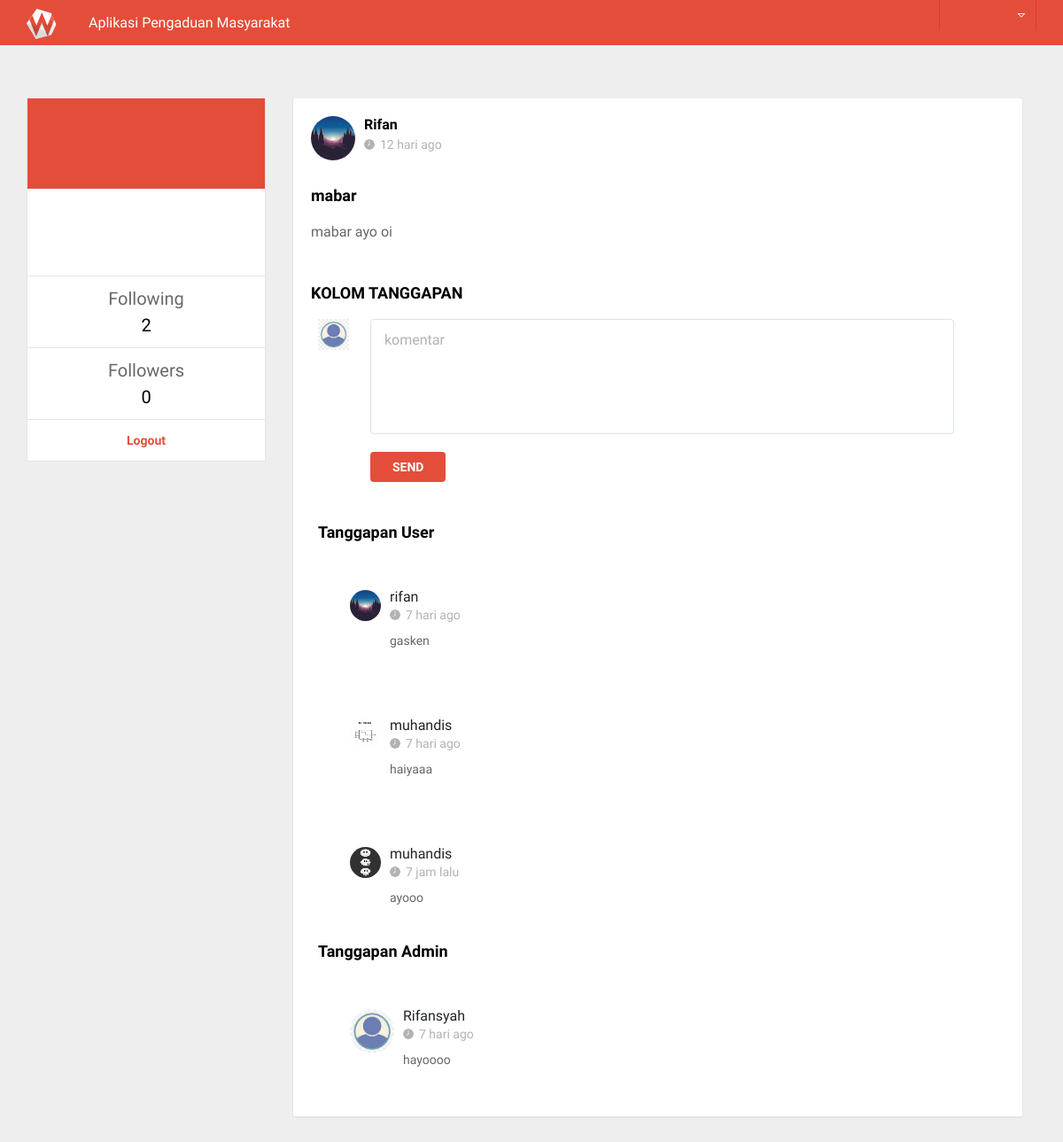
Page /tanggapan.php?id=24 on the committed database.
### tables this page shows
CREATE TABLE `tb_pengaduan` (
  `id_pengaduan` int(11) NOT NULL,
  `id_user` int(11) NOT NULL,
  `judul_pengaduan` text NOT NULL,
  `isi_pengaduan` varchar(50) NOT NULL,
  `gambar_pengaduan` varchar(255) NOT NULL,
  `tgl_pengaduan` datetime NOT NULL
);

CREATE TABLE `tb_user` (
  `id_user` int(11) NOT NULL,
  `kode` varchar(40) NOT NULL,
  `nama_user` varchar(50) NOT NULL,
  `pekerjaan` varchar(50) NOT NULL,
  `email` varchar(30) NOT NULL,
  `no_hp` varchar(30) NOT NULL,
  `foto` varchar(50) NOT NULL
);

CREATE TABLE `tb_tanggapan_user` (
  `id_tanggapan_user` int(11) NOT NULL,
  `id_user` int(11) NOT NULL,
  `id_pengaduan` int(11) NOT NULL,
  `isi_tanggapan_user` text NOT NULL,
  `tgl_tanggapan_user` timestamp NOT NULL DEFAULT current_timestamp() ON UPDATE current_timestamp()
);

CREATE TABLE `tb_tanggapan` (
  `id_tanggapan` int(11) NOT NULL,
  `id_admin` int(11) NOT NULL,
  `id_pengaduan` int(11) NOT NULL,
  `isi_tanggapan` text NOT NULL,
  `tgl_tanggapan` datetime NOT NULL DEFAULT current_timestamp()
);

### public/time.php (called while the page is built)
<?php
function TimeAgo ($oldTime, $date) {
$tz = 'Asia/Jakarta';
$dt = new DateTime("now", new DateTimeZone($tz));
$date = $dt->format('Y-m-d G:i:s');
$timeCalc = strtotime($date) - strtotime($oldTime);
if ($timeCalc >= (60*60*24*30*12*2)){
	$timeCalc = intval($timeCalc/60/60/24/30/12) . " tahun lalu";
	}else if ($timeCalc >= (60*60*24*30*12)){
		$timeCalc = intval($timeCalc/60/60/24/30/12) . " tahun lalu";
	}else if ($timeCalc >= (60*60*24*30*2)){
		$timeCalc = intval($timeCalc/60/60/24/30) . " bulan lalu";
	}else if ($timeCalc >= (60*60*24*30)){
		$timeCalc = intval($timeCalc/60/60/24/30) . " bulan ago";
	}else if ($timeCalc >= (60*60*24*2)){
		$timeCalc = intval($timeCalc/60/60/24) . " hari ago";
	}else if ($timeCalc >= (60*60*24)){
		$timeCalc = " Yesterday";
	}else if ($timeCalc >= (60*60*2)){
		$timeCalc = intval($timeCalc/60/60) . " jam lalu";
	}else if ($timeCalc >= (60*60)){
		$timeCalc = intval($timeCalc/60/60) . " jam lalu";
	}else if ($timeCalc >= 60*2){
		$timeCalc = intval($timeCalc/60) . " menit lalu";
	}else if ($timeCalc >= 60){
		$timeCalc = intval($timeCalc/60) . " menit lalu";
	}else if ($timeCalc > 5){
		$timeCalc .= " detik lalu";
	}else if ($timeCalc < 1){
		$timeCalc .= " Just Now";
	}
return $timeCalc;
}
?>

### public/tanggapan.php (the view, shortened to what this page needs)
<?php @session_start();
 include "header.php"; ?>
<main>
<div class="main-section">
<div class="container">
<div class="main-section-data">
<div class="row">
<div class="col-lg-3 col-md-4 pd-left-none no-pd">
	<div class="main-left-sidebar no-margin">
		<div class="user-data full-width">
            <?php include "sidebar.php"; ?>
        </div>
	</div>
</div>
<div class="col-lg-9 col-md-8 no-pd">
    <div class="main-ws-sec">
    <?php include "time.php";  ?>
    <?php
        $id = $_GET["id"];
			$a = $koneksi->query("SELECT tb_pengaduan.tgl_pengaduan,
				tb_pengaduan.judul_pengaduan,tb_pengaduan.isi_pengaduan,tb_pengaduan.id_pengaduan,tb_pengaduan.gambar_pengaduan,
				tb_pengaduan.id_user,tb_user.nama_user,tb_user.foto
				FROM(tb_pengaduan LEFT JOIN tb_user ON tb_pengaduan.id_user=
					tb_user.id_user) WHERE id_pengaduan = $id
				");
				$ta = $a->fetch_array();
			?>
    <div class="post-bar">
			<div class="post_topbar">
				<div class="usy-dt">
						<?php
							if ($ta["foto"] != "") {
								 echo "<img src='foto/".$ta["foto"]."' width='50' height='50'/>";
							} else {
								echo "<img src='../img/avatar.png' width='50' height='50'/>";
							}
						?>
						<div class="usy-name">
							<h3>
								<?php
									echo $ta["nama_user"];
								?>
							</h3>
							<span><img src="images/clock.png" alt="">
								<?php
								$date = $ta["tgl_pengaduan"];
								echo TimeAgo($date, date("Y-m-d H:i:s"));
								 ?>
						</span>
						</div>
					</div>
                </div>
				<div class="job_descp mt-3">
					<h3><?php echo $ta["judul_pengaduan"]; ?></h3>
					<p class="mb-5"><?php echo $ta["isi_pengaduan"] ?></p>
                    <div class="post-comment">
                        <h3>KOLOM TANGGAPAN</h3>
                        <div class="ml-2">
                            <?php
                            if(@$_SESSION["user"]){
                            if ($ta["foto"] != "") {
                                echo "<img src='foto/".$tampil["foto"]."' width='35' height='35'/>";
							}
                        }else{
                            echo "<img src='../img/avatar.png' width='35' height='35'/>";
                        }
						?>
                        <div class="post_comment_sec ml-4 mb-5">
                            <form action="" method="POST">
                                <textarea name="komen" placeholder="komentar" ></textarea>
                                <button type="submit" name="submit" value="submit">SEND</button>
                            </form>
						</div>
						<div>
							<h3>Tanggapan User</h3>
						</div>
						<?php
						$a_user = $koneksi->query("SELECT
						tb_tanggapan_user.id_tanggapan_user,
						tb_tanggapan_user.id_user,
						tb_pengaduan.id_pengaduan,
						tb_user.nama_user,
						tb_user.foto,
						tb_user.kode,
						tb_tanggapan_user.isi_tanggapan_user,
						tb_tanggapan_user.tgl_tanggapan_user
					FROM
						(
							tb_tanggapan_user
						LEFT JOIN tb_pengaduan ON tb_tanggapan_user.id_pengaduan = tb_pengaduan.id_pengaduan
						RIGHT JOIN tb_user ON tb_tanggapan_user.id_user = tb_user.id_user
						)
					WHERE
						tb_tanggapan_user.id_pengaduan = $id ");
						while($tb_user = $a_user->fetch_array()){ ?>
							<div class="post_topbar mb-2">
							<div class="usy-dt p-3">
								<?php
							   if ($ta["foto"] != "") {
                                echo "<img src='foto/".$tb_user["foto"]."' width='35' height='35'/>";
                        		}else{
                            	echo "<img src='../img/avatar.png' width='35' height='35'/>";
                        		}
								?>
								<div class="usy-name">
									<h4 class="mb-1">
										<?php
											echo $tb_user["nama_user"];
										?>
									</h4>
									<span>
										<img src="images/clock.png" alt="">
										<?php
										$date = $tb_user["tgl_tanggapan_user"];
										echo TimeAgo($date, date("Y-m-d H:i:s"));
										?>
									</span>
									<p class="mt-2"><?php echo $tb_user["isi_tanggapan_user"] ;?></p>
								</div>
							</div>
						</div>
							<?php } ?>
						<div class="pt-2">
							<h3>Tanggapan Admin</h3>
						</div>
						<?php
						$a_admin = $koneksi->query("SELECT  tb_tanggapan.id_tanggapan,
						tb_tanggapan.id_admin,tb_pengaduan.id_pengaduan,tb_admin.nama_admin,tb_tanggapan.isi_tanggapan,
						tb_tanggapan.tgl_tanggapan
						FROM(tb_tanggapan LEFT JOIN tb_pengaduan ON tb_tanggapan.id_pengaduan=
						tb_pengaduan.id_pengaduan
						 RIGHT JOIN tb_admin on tb_tanggapan.id_admin=tb_admin.id_admin) WHERE tb_tanggapan.id_pengaduan  = $id ");
						while($tb_admin = $a_admin->fetch_array()){ ?>
							<div class="post_topbar">
							<div class="usy-dt p-3">
								<?php
								echo "<img src='../img/avatar.png' width='50' height='50'/>";
								?>
								<div class="usy-name">
									<h4 class="mb-1">
										<?php
											echo $tb_admin["nama_admin"];
										?>
									</h4>
									<span>
										<img src="images/clock.png" alt="">
										<?php
										$date = $tb_admin["tgl_tanggapan"];
										echo TimeAgo($date, date("Y-m-d H:i:s"));
										?>
									</span>
									<p class="mt-2"><?php echo $tb_admin["isi_tanggapan"] ;?></p>
								</div>
							</div>
						</div>
							<?php } ?>
                        </div>
                    </div>
                </div>
			</div>
    </div>
</div>
</div>
</div>
</div>
</div>
</main>
<?php include "footer.php"; ?>

### public/css/responsive.css (style rules this page uses)
@media (max-width: 1200px) { .post_comment_sec { width: 85%; } }

### rows in the picture
tb_pengaduan: id_user.foto (picture), id_user.nama_user "Rifan", judul_pengaduan "mabar", isi_pengaduan "mabar ayo oi"
tb_tanggapan_user: id_user.foto (picture), id_user.nama_user "rifan", isi_tanggapan_user "gasken"
tb_tanggapan_user: id_user.foto (picture), id_user.nama_user "muhandis", isi_tanggapan_user "haiyaaa"
tb_tanggapan_user: id_user.foto (picture), id_user.nama_user "muhandis", isi_tanggapan_user "ayooo"
tb_tanggapan: id_admin.nama_admin "Rifansyah", isi_tanggapan "hayoooo"

### other values in the picture
$jum "2"
$jum2 "0"
